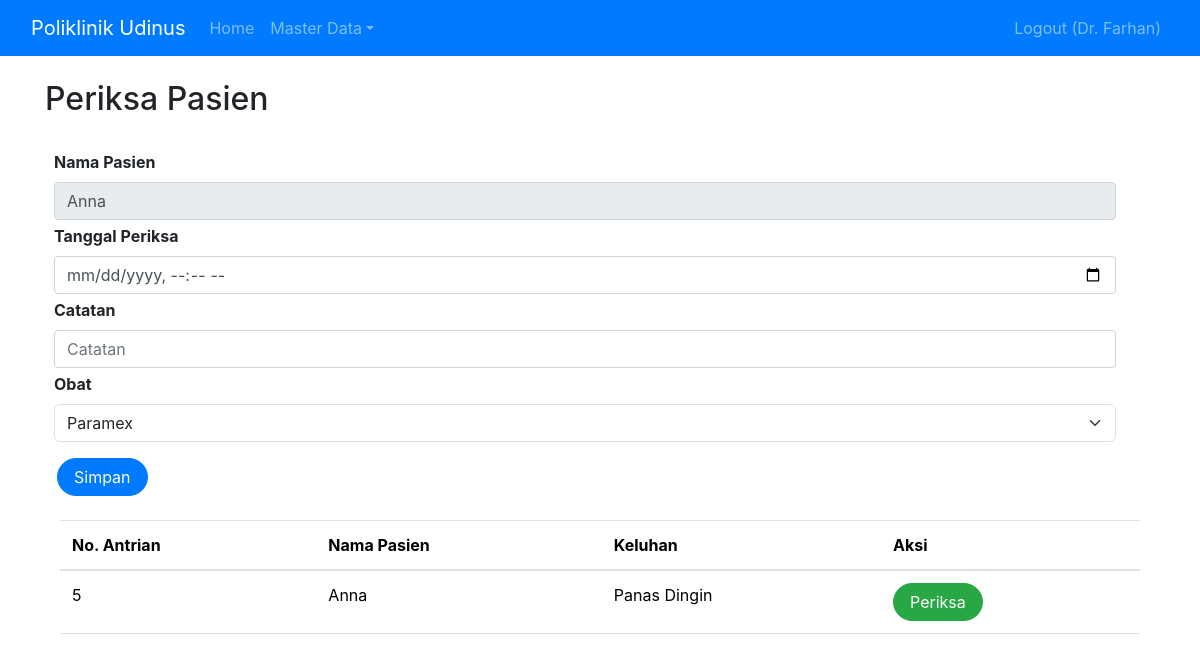
Before: /index.php?page=periksa&id=5&dpid=5 (signed in) with the older database file.
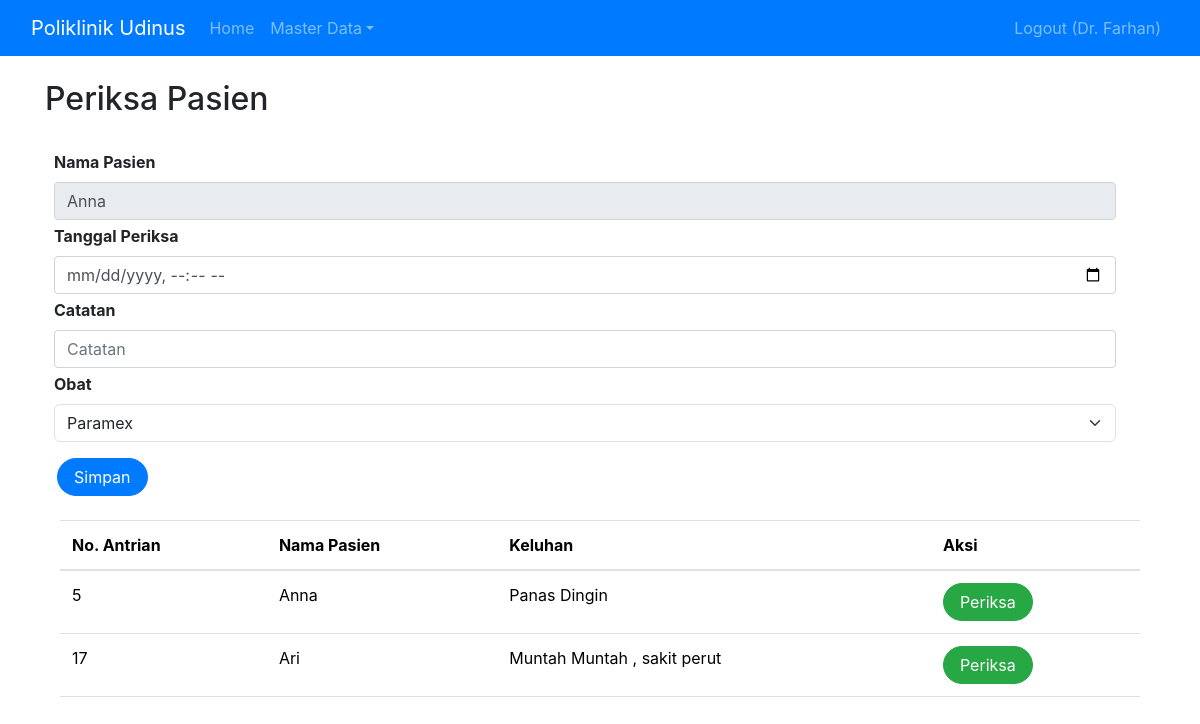
After: the same page with the newer database file.
### tables this page shows
CREATE TABLE `daftar_poli` (
  `id` int(11) NOT NULL,
  `id_pasien` int(11) NOT NULL,
  `id_jadwal` int(11) NOT NULL,
  `keluhan` text NOT NULL,
  `no_antrian` int(11) NOT NULL
);

CREATE TABLE `pasien` (
  `id` int(11) NOT NULL,
  `nama` varchar(255) NOT NULL,
  `alamat` varchar(255) NOT NULL,
  `no_ktp` varchar(255) NOT NULL,
  `no_hp` varchar(50) NOT NULL,
  `no_rm` varchar(25) NOT NULL
);

### periksa.php (the view, shortened to what this page needs)
<!DOCTYPE html>
<html lang="en">
<head>
    <link rel="stylesheet" href="https://maxcdn.bootstrapcdn.com/bootstrap/4.0.0/css/bootstrap.min.css">
</head>
<body>
    <br>
    <h2>Periksa Pasien</h2>
    <br>
    <div class="container">
        <?php if (isset($_GET["id"])) { ?>
            <form class="form row" method="POST" action="" name="myForm" onsubmit="return(validate());">
                <?php
                $nama_pasien = '';
                if (isset($_GET['id'])) {
                    $ambil = mysqli_query($mysqli, "SELECT ps.*
                                                        FROM pasien AS ps
                                                            WHERE ps.id = '" . $_GET['id'] . "'"
                    );
                    while ($row = mysqli_fetch_array($ambil)) {
                        $nama_pasien = $row['nama'];
                    }
                ?>
                <?php
                }
                ?>
                <div class="row">
                    <label for="inputNama" class="form-label fw-bold">
                        Nama Pasien
                    </label>
                    <div>
                        <input type="text" readonly class="form-control" name="nama_pasien" id="inputNama" placeholder="Nama Pasien" value="<?php echo $nama_pasien ?>">
                    </div>
                </div>
                <div class="row mt-1">
                    <label for="inputJadwal" class="form-label fw-bold">
                        Tanggal Periksa
                    </label>
                    <div>
                        <input type="datetime-local" class="form-control" name="tgl_periksa" id="inputJadwal" required placeholder="Tanggal Periksa">
                    </div>
                </div>
                <div class="row mt-1">
                    <label for="inputCatatan" class="form-label fw-bold">
                        Catatan
                    </label>
                    <div>
                        <input type="text" class="form-control" name="catatan" id="inputCatatan" required placeholder="Catatan">
                    </div>
                </div>
                <div class="row mt-1">
                    <label for="inputObat" class="form-label fw-bold">
                        Obat
                    </label>
                    <div>
                        <select class="form-select" aria-label="Default select example" name="new_id_obat" id="inputObat">
                            <?php
                            $ambilObat = mysqli_query($mysqli, "SELECT * FROM obat");
                            while ($row = mysqli_fetch_array($ambilObat)) {
                                echo "<option value='" . $row["id"] . "'>" . $row["nama_obat"] . "</option>";
                            }
                            ?>
                        </select>
                    </div>
                </div>
                <div class="row mt-3">
                    <div class=col>
                        <button type="submit" class="btn btn-primary rounded-pill px-3 mt-auto" name="simpan">Simpan</button>
                    </div>
                </div>
            </form>
        <?php } ?>
        <br>
        <table class="table table-hover">
            <thead>
                <tr>
                    <th scope="col">No. Antrian</th>
                    <th scope="col">Nama Pasien</th>
                    <th scope="col">Keluhan</th>
                    <th scope="col">Aksi</th>
                </tr>
            </thead>
            <tbody>
                <?php
                $result = mysqli_query($mysqli, "SELECT ps.id, ps.nama AS nama_pasien, dp.id AS dpid, dp.keluhan, dp.no_antrian
                                                    FROM daftar_poli AS dp
                                                        JOIN pasien AS ps ON ps.id = dp.id_pasien
                                                        JOIN jadwal_periksa AS jp ON dp.id_jadwal = dp.id_jadwal
                                                        JOIN dokter AS dok ON jp.id_dokter = dok.id
                                                    WHERE  dp.id_jadwal = jp.id AND jp.id_dokter = '" . $_SESSION['id_dokter'] . "'
                                                    ");
                while ($data = mysqli_fetch_array($result)) {
                ?>
                    <tr>
                        <td><?php echo $data['no_antrian'] ?></td>
                        <td><?php echo $data['nama_pasien'] ?></td>
                        <td><?php echo $data['keluhan'] ?></td>
                        <td>
                            <a class="btn btn-success rounded-pill px-3" href="index.php?page=periksa&id=<?php echo $data['id'] ?>&dpid=<?php echo $data['dpid'] ?>">Periksa</a>
                        </td>
                    </tr>
                <?php
                }
                ?>
            </tbody>
        </table>
    </div>
</body>
</html>

Changed rows visible on the page:
added daftar_poli: no_antrian "17", id_pasien.nama "Ari", keluhan "Muntah Muntah , sakit perut"
